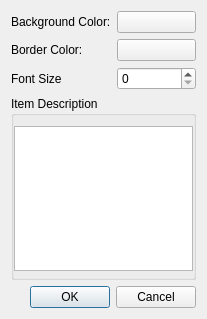
<?xml version="1.0" encoding="UTF-8"?>
<ui version="4.0">
 <class>LegendSettingsDialog</class>
 <widget class="QDialog" name="LegendSettingsDialog">
  <property name="geometry">
   <rect>
    <x>0</x>
    <y>0</y>
    <width>207</width>
    <height>319</height>
   </rect>
  </property>
  <property name="windowTitle">
   <string>Legend Settings</string>
  </property>
  <layout class="QVBoxLayout" name="verticalLayout">
   <item>
    <layout class="QFormLayout" name="formLayout">
     <item row="0" column="1">
      <widget class="ColorButton" name="bBGColor">
       <property name="text">
        <string/>
       </property>
      </widget>
     </item>
     <item row="0" column="0">
      <widget class="QLabel" name="label">
       <property name="text">
        <string>Background Color:</string>
       </property>
      </widget>
     </item>
     <item row="1" column="0">
      <widget class="QLabel" name="label_2">
       <property name="text">
        <string>Border Color:</string>
       </property>
      </widget>
     </item>
     <item row="1" column="1">
      <widget class="ColorButton" name="bBorderColor">
       <property name="text">
        <string/>
       </property>
      </widget>
     </item>
     <item row="2" column="0">
      <widget class="QLabel" name="label_3">
       <property name="text">
        <string>Font Size</string>
       </property>
      </widget>
     </item>
     <item row="2" column="1">
      <widget class="SpinBox" name="sbFontSize"/>
     </item>
    </layout>
   </item>
   <item>
    <widget class="QGroupBox" name="groupBox">
     <property name="title">
      <string>Item Description</string>
     </property>
     <property name="flat">
      <bool>true</bool>
     </property>
     <layout class="QVBoxLayout" name="verticalLayout_2">
      <property name="leftMargin">
       <number>0</number>
      </property>
      <property name="topMargin">
       <number>10</number>
      </property>
      <property name="rightMargin">
       <number>0</number>
      </property>
      <property name="bottomMargin">
       <number>0</number>
      </property>
      <item>
       <widget class="QTextEdit" name="teDesc"/>
      </item>
      <item>
       <widget class="QWidget" name="widget" native="true"/>
      </item>
     </layout>
    </widget>
   </item>
   <item>
    <widget class="QDialogButtonBox" name="buttonBox">
     <property name="orientation">
      <enum>Qt::Horizontal</enum>
     </property>
     <property name="standardButtons">
      <set>QDialogButtonBox::Cancel|QDialogButtonBox::Ok</set>
     </property>
    </widget>
   </item>
  </layout>
 </widget>
 <customwidgets>
  <customwidget>
   <class>SpinBox</class>
   <extends>QSpinBox</extends>
   <header>pyqtgraph</header>
  </customwidget>
  <customwidget>
   <class>ColorButton</class>
   <extends>QPushButton</extends>
   <header>pyqtgraph</header>
  </customwidget>
 </customwidgets>
 <resources/>
 <connections>
  <connection>
   <sender>buttonBox</sender>
   <signal>accepted()</signal>
   <receiver>LegendSettingsDialog</receiver>
   <slot>accept()</slot>
   <hints>
    <hint type="sourcelabel">
     <x>248</x>
     <y>254</y>
    </hint>
    <hint type="destinationlabel">
     <x>157</x>
     <y>274</y>
    </hint>
   </hints>
  </connection>
  <connection>
   <sender>buttonBox</sender>
   <signal>rejected()</signal>
   <receiver>LegendSettingsDialog</receiver>
   <slot>reject()</slot>
   <hints>
    <hint type="sourcelabel">
     <x>316</x>
     <y>260</y>
    </hint>
    <hint type="destinationlabel">
     <x>286</x>
     <y>274</y>
    </hint>
   </hints>
  </connection>
 </connections>
</ui>
